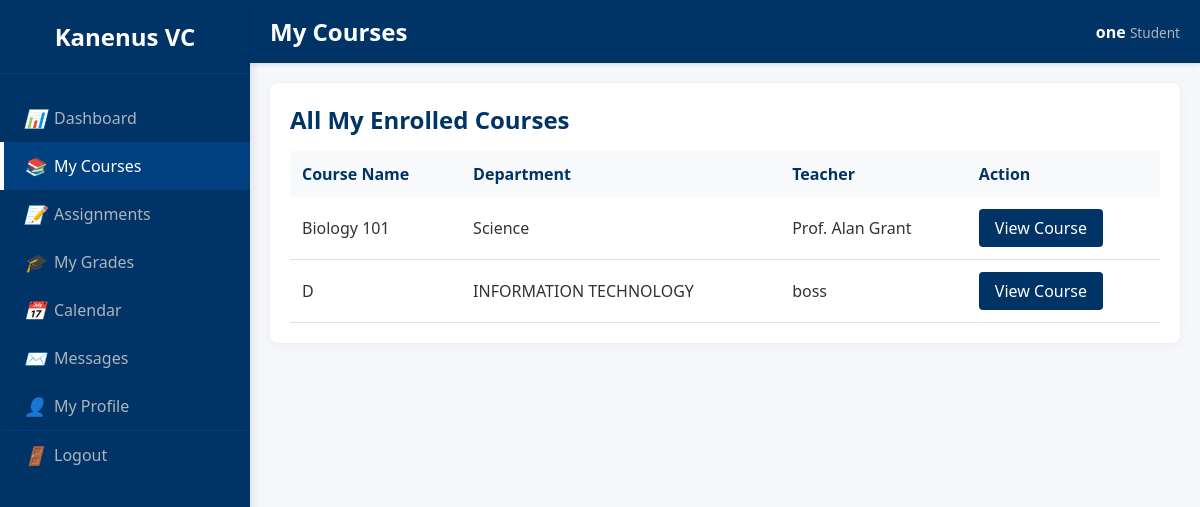
Screenshot of /VCLS/student/my_courses.php (signed in) with the database file from the repository.
### tables this page shows
CREATE TABLE `sections` (
  `id` int(11) NOT NULL,
  `name` varchar(100) NOT NULL,
  `department_id` int(11) NOT NULL,
  `teacher_id` int(11) DEFAULT NULL
);

CREATE TABLE `departments` (
  `id` int(11) NOT NULL,
  `name` varchar(100) NOT NULL
);

CREATE TABLE `users` (
  `id` int(11) NOT NULL,
  `username` varchar(50) NOT NULL,
  `password` varchar(255) NOT NULL,
  `full_name` varchar(100) NOT NULL,
  `role` enum('admin','teacher','student') NOT NULL,
  `created_at` timestamp NOT NULL DEFAULT current_timestamp(),
  `gender` enum('male','female','other','not_specified') NOT NULL DEFAULT 'not_specified'
);

### VCLS/student/my_courses.php (the view, shortened to what this page needs)
<?php
require_once '../includes/db_connect.php';
$student_id = $_SESSION['user_id'];
$sections_stmt = $conn->prepare("SELECT s.id, s.name, d.name AS department_name, u.full_name AS teacher_name FROM enrollments e JOIN sections s ON e.section_id = s.id JOIN departments d ON s.department_id = d.id JOIN users u ON s.teacher_id = u.id WHERE e.student_id = ? ORDER BY s.name ASC");
$sections_stmt->bind_param("i", $student_id);
$sections_stmt->execute();
$sections_result = $sections_stmt->get_result();
?>
<div class="table-container-dash">
    <h2>All My Enrolled Courses</h2>
    <table>
        <thead><tr><th>Course Name</th><th>Department</th><th>Teacher</th><th>Action</th></tr></thead>
        <tbody>
            <?php if ($sections_result->num_rows > 0): ?>
                <?php while($section = $sections_result->fetch_assoc()): ?>
                    <tr>
                        <td><?php echo htmlspecialchars($section['name']); ?></td>
                        <td><?php echo htmlspecialchars($section['department_name']); ?></td>
                        <td><?php echo htmlspecialchars($section['teacher_name']); ?></td>
                        <td><a href="view_section.php?id=<?php echo $section['id']; ?>" class="btn">View Course</a></td>
                    </tr>
                <?php endwhile; ?>
            <?php else: ?>
                <tr><td colspan="4">You are not enrolled in any courses.</td></tr>
            <?php endif; ?>
        </tbody>
    </table>
</div>
<?php
require 'includes/student_template.php';
?>

### VCLS/assets/css/dashboard.css (style rules this page uses)
body { margin: 0; padding: 0; background-color: #f5f7fa; color: #333; font-family: 'Segoe UI', Tahoma, Geneva, Verdana, sans-serif; }
.table-container-dash { background-color: #ffffff; border-radius: 8px; padding: 20px; box-shadow: 0 2px 10px rgba(0,0,0,0.05); }
.table-container-dash h2 { color: #003366; margin-top: 0; margin-bottom: 15px; }
.table-container-dash table { width: 100%; border-collapse: collapse; }
.table-container-dash th { background-color: #f8f9fa; color: #003366; padding: 12px; text-align: left; }
.table-container-dash td { padding: 12px; border-bottom: 1px solid #dee2e6; }
.btn { display: inline-block; padding: 8px 16px; background-color: #003366; color: white; border: none; border-radius: 4px; cursor: pointer; text-decoration: none; transition: background-color 0.3s; }

### rows the page displays
sections: name "Biology 101", department.name "Science", teacher.full_name "Prof. Alan Grant"
sections: name "D", department.name "INFORMATION TECHNOLOGY", teacher.full_name "boss"

### other values shown
$page_title "My Courses"
$_SESSION['full_name'] "one"
